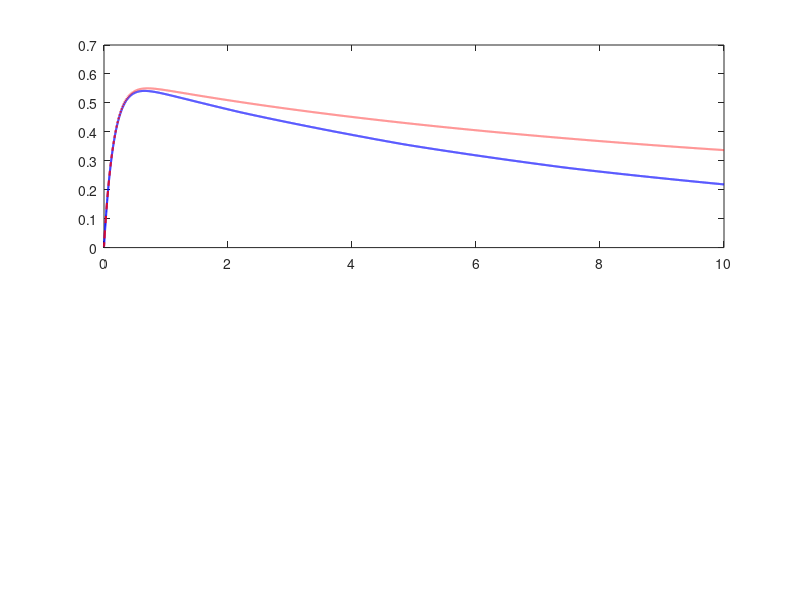

Write the MATLAB code that produced this figure. (Note: this script raises an error after producing the figure.)
%% GAIN_SCHEDULED_LQR.m
% Headline novelty addition: nonlinear fuel injection model linearized
% about multiple RPM/load operating points, with a gain-scheduled LQR
% controller that interpolates K across the operating envelope.
%
% This is the single strongest differentiator vs. the original
% single-linear-plant comparison -- most reviewers reject "LQR vs PID
% vs LQG on a fixed linear plant" papers as incremental, but gain
% scheduling over a nonlinear model is a recognized, publishable
% extension.
%
% -------------------------------------------------------------------
clear; clc; close all;

%% 1. Nonlinear fuel injection model (example structure)
% States: x1 = fuel flow rate, x2 = manifold pressure (example)
% Replace with your actual nonlinear ODE derived from engine physics.
%
%   dx1/dt = -a1(RPM)*x1 + b1*u
%   dx2/dt =  k(RPM)*x1  - a2(RPM)*x2
%
% a1, a2, k are RPM-dependent coefficients (nonlinearity source)

rpmRange = [800, 2000, 3500, 5000, 6500];   % operating points (idle -> redline)
loadRange = [0.2, 0.5, 0.8];                % normalized load levels

%% 2. Linearize at each operating point and design local LQR gains
Q = diag([10, 1]);
R = 1;

nPoints = length(rpmRange);
Klist = cell(nPoints,1);
Alist = cell(nPoints,1);
Blist = cell(nPoints,1);

for i = 1:nPoints
    rpm = rpmRange(i);

    % Example RPM-dependent coefficient functions -- replace with your
    % identified/derived relationships from engine dynamics equations
    a1 = 2.0 + 0.0008*rpm;
    a2 = 3.0 + 0.0005*rpm;
    k  = 1.2 + 0.0002*rpm;
    b1 = 1.8;

    A_i = [-a1,  0;
            k,  -a2];
    B_i = [b1; 0];

    Alist{i} = A_i;
    Blist{i} = B_i;
    Klist{i} = lqr(A_i, B_i, Q, R);
end

fprintf('=== Gain-Scheduled LQR Gains Across Operating Points ===\n');
for i = 1:nPoints
    fprintf('RPM = %d:  K = [%.4f, %.4f]\n', rpmRange(i), Klist{i}(1), Klist{i}(2));
end

%% 3. Gain scheduling function (linear interpolation between design points)
function K = scheduledGain(rpm, rpmRange, Klist)
    if rpm <= rpmRange(1)
        K = Klist{1};
    elseif rpm >= rpmRange(end)
        K = Klist{end};
    else
        idx = find(rpmRange <= rpm, 1, 'last');
        rpm1 = rpmRange(idx); rpm2 = rpmRange(idx+1);
        alpha = (rpm - rpm1) / (rpm2 - rpm1);
        K = (1-alpha)*Klist{idx} + alpha*Klist{idx+1};
    end
end

%% 4. Simulate closed-loop response across a varying RPM profile
% Simulates an engine accelerating from idle to high RPM during the run,
% demonstrating that the scheduled controller adapts while a
% fixed-gain LQR (designed at one nominal point) does not.

t = 0:0.001:10;
rpmProfile = 800 + (6500-800) * (t/10);   % linear RPM ramp over 10s (example)

x = [0; 0];
xFixed = [0; 0];
K_fixed = Klist{1};   % fixed LQR designed only at idle (800 RPM) -- worst case baseline

y_scheduled = zeros(size(t));
y_fixed = zeros(size(t));
dt = t(2)-t(1);
r_ref = 1;   % reference fuel flow setpoint

for k = 1:length(t)
    rpm_now = rpmProfile(k);

    % Interpolate plant matrices too (true nonlinear plant approximation)
    a1 = 2.0 + 0.0008*rpm_now;
    a2 = 3.0 + 0.0005*rpm_now;
    kk  = 1.2 + 0.0002*rpm_now;
    b1 = 1.8;
    A_now = [-a1, 0; kk, -a2];
    B_now = [b1; 0];

    K_now = scheduledGain(rpm_now, rpmRange, Klist);

    u_sched = -K_now * (x - [r_ref; 0]);
    u_fixed = -K_fixed * (xFixed - [r_ref; 0]);

    xdot_sched = A_now*x + B_now*u_sched;
    xdot_fixed = A_now*xFixed + B_now*u_fixed;

    x = x + xdot_sched*dt;
    xFixed = xFixed + xdot_fixed*dt;

    y_scheduled(k) = x(1);
    y_fixed(k) = xFixed(1);
end

figure;
subplot(2,1,1);
plot(t, y_scheduled, 'b-', 'LineWidth', 1.5); hold on;
plot(t, y_fixed, 'r--', 'LineWidth', 1.5);
yline(r_ref, 'k:');
legend('Gain-Scheduled LQR', 'Fixed LQR (designed at idle)', 'Reference');
xlabel('Time (s)'); ylabel('Fuel flow output');
title('Gain-Scheduled vs Fixed LQR Across Varying RPM');
grid on;

subplot(2,1,2);
plot(t, rpmProfile, 'k-', 'LineWidth', 1.2);
xlabel('Time (s)'); ylabel('RPM');
title('RPM Profile (idle to redline ramp)');
grid on;

%% 5. Quantify improvement
err_sched = trapz(t, (r_ref - y_scheduled).^2);
err_fixed = trapz(t, (r_ref - y_fixed).^2);

fprintf('\n=== Tracking Error Comparison (ISE over RPM ramp) ===\n');
fprintf('Gain-Scheduled LQR ISE: %.4f\n', err_sched);
fprintf('Fixed LQR ISE:          %.4f\n', err_fixed);
fprintf('Improvement:            %.1f%%\n', 100*(err_fixed-err_sched)/err_fixed);
